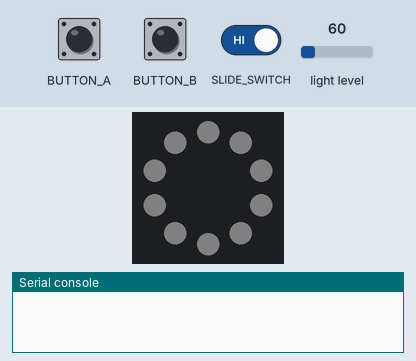
Recording of a program running on a simulated Circuit Playground running CircuitPython. On the bench: the board's ring of 10 RGB LEDs (number 0 left of the top, counting anticlockwise), the last lines printed to the serial console. Inputs (shaded band) come from the test bench; at power-on: light level 60. Dim RGB values are drawn brighter than linear.

Above: at 1.2 s.
1.3 s: button A pressed for 0.15 s
At 2.2 s:
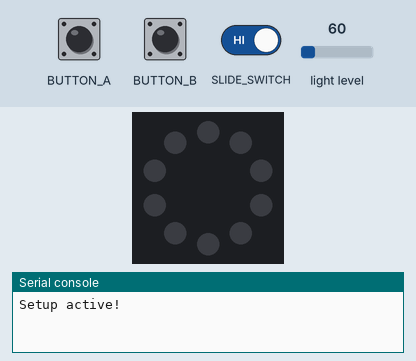
2.9 s: button B pressed for 3.2 s
At 7.2 s:
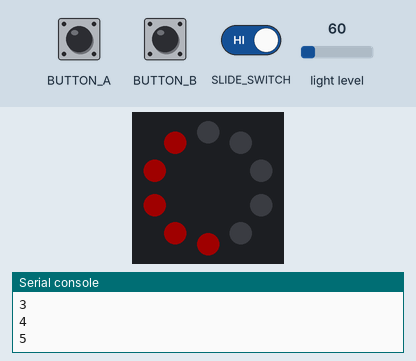
7.6 s: button A pressed for 0.15 s
At 8.6 s:
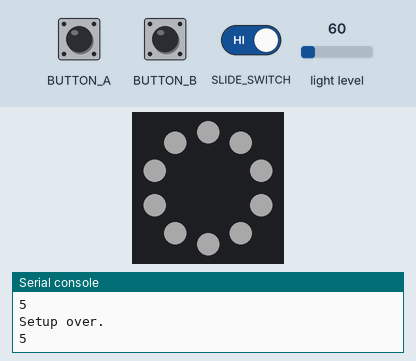
9.6 s: button A pressed for 3.2 s
At 10.9 s:
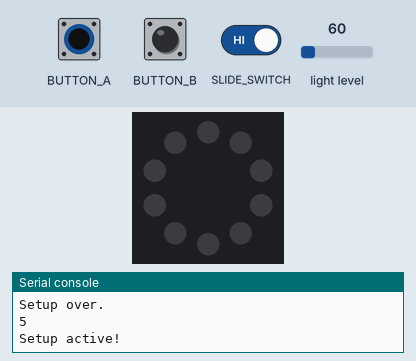
14.3 s: button B pressed for 0.15 s
At 14.6 s:
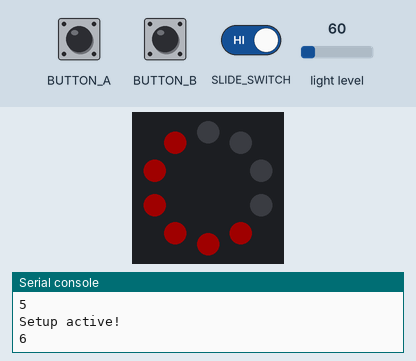
15.9 s: button B pressed for 3.2 s
At 19.9 s:
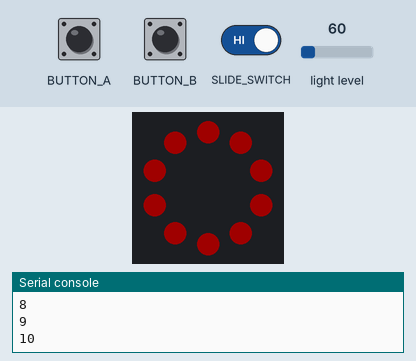
Timing chart, 0 to 21.4 s (numbered marks = the images above; inputs shaded):
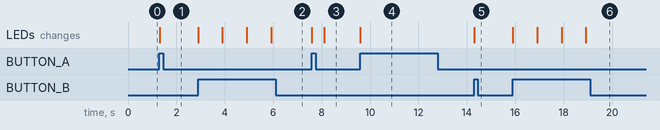

The program:

code66.py
```python
from adafruit_circuitplayground.express import cpx
import time
WHITE = 0xFFFFFF
WHITE0 = 0x050505
WHITE1 = 0x101010
WHITE2 = 0x151515
WHITE3 = 0x1A1A1A
WHITE4 = 0x2B2B2B
WHITE5 = 0x3C3C3C
WHITE6 = 0x4D4D4D
WHITE7 = 0x5F5F5F
WHITE8 = 0x9F9F9F
WHITE9 = 0xFFFFFF
RED = 0x200000
BLACK = 0x000000
class Application:
    def __init__(self, cpx):
        self.cpx = cpx
        self.brights = (WHITE0, WHITE1, WHITE2, WHITE3,
                        WHITE4, WHITE5, WHITE6, WHITE7,
                        WHITE8, WHITE9)
        self.brightness = 1
        self.color = self.brights[self.brightness]

    def switch_(self):
        if self.cpx.switch:
            self.cpx.pixels.fill(self.brights[self.brightness-1])
        else:
            self.cpx.pixels.fill(BLACK)

    def light_sensor(self):
        if self.cpx.light < 10:
            self.cpx.pixels.fill(self.brights[self.brightness-1])
        else:
            self.cpx.pixels.fill(BLACK)

    def setup(self):
        self.cpx.pixels.fill(BLACK)
        run = True
        print("Setup active!")
        time.sleep(.5)
        while run:
            if self.cpx.button_b:
                if self.brightness%10 == 0:
                    self.cpx.pixels.fill(BLACK)
                    self.brightness = 0
                self.brightness += 1
                print(self.brightness)
                for i in range(self.brightness):
                    self.cpx.pixels[i] = RED
                time.sleep(1)
            if self.cpx.button_a:
                self.cpx.pixels.fill(BLACK)
                time.sleep(.5)
                print("Setup over.")
                break
        print(self.brightness)

    def run(self):
        if self.cpx.light < 10:
            pass
        else:
            self.switch_()

        if self.cpx.switch:
            pass
        else:
            self.light_sensor()

        if self.cpx.button_a:
            self.setup()

if __name__ == "__main__":
    app = Application(cpx)
    while True:
        app.run()
```

Measured:
- after the input at 1.3 s, the LEDs: change at once (image 1)
- after the input at 2.9 s, the LEDs: first change at once (image 2 shows a later state)
- after the input at 7.6 s, the LEDs: first change at once (image 3 shows a later state)
- after the input at 9.6 s, the LEDs: change at once (image 4)
- after the input at 14.3 s, the LEDs: change at once (image 5)
- after the input at 15.9 s, the LEDs: first change at once (image 6 shows a later state)
